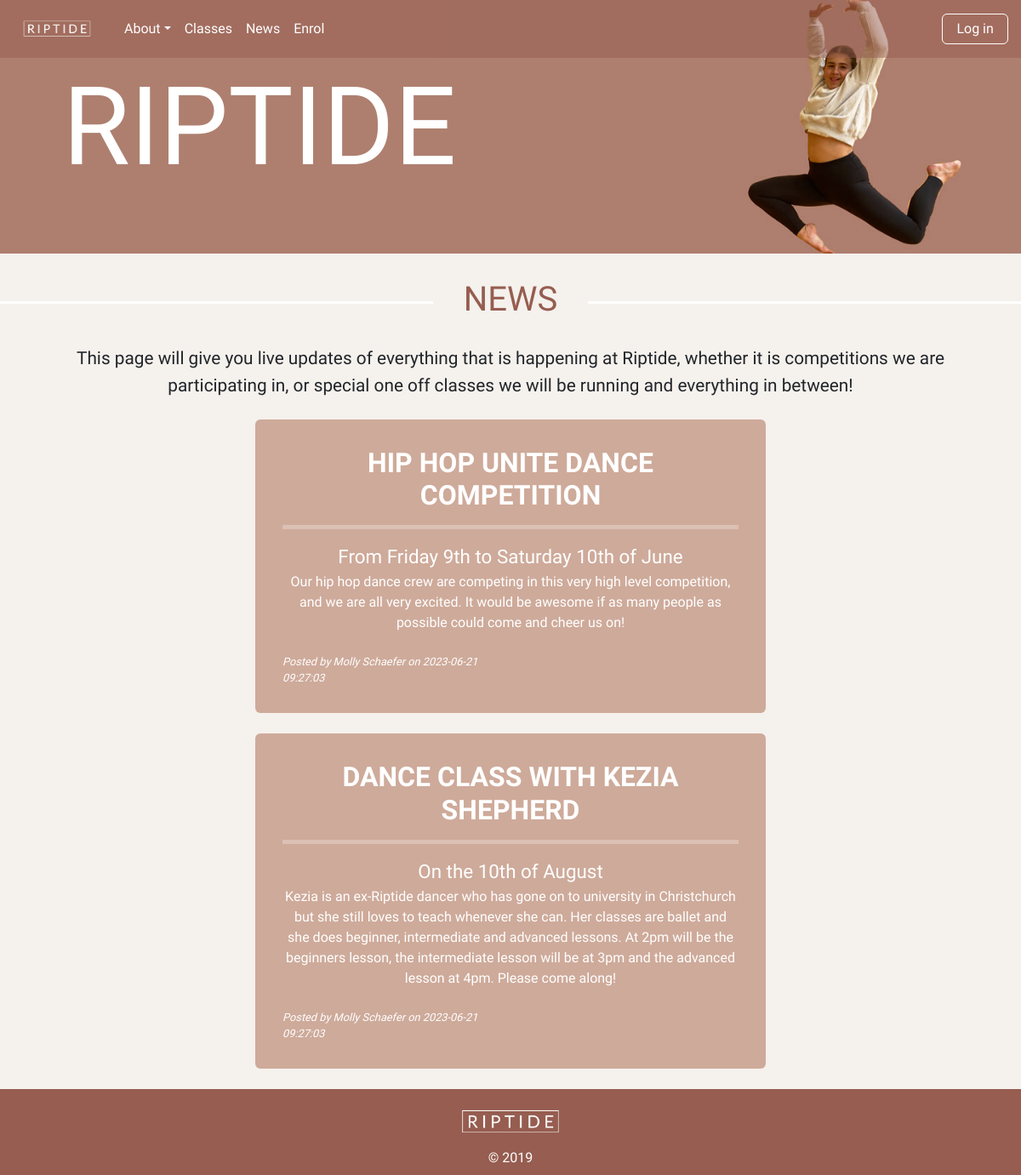
/news, run on an earlier commit of the app's database.
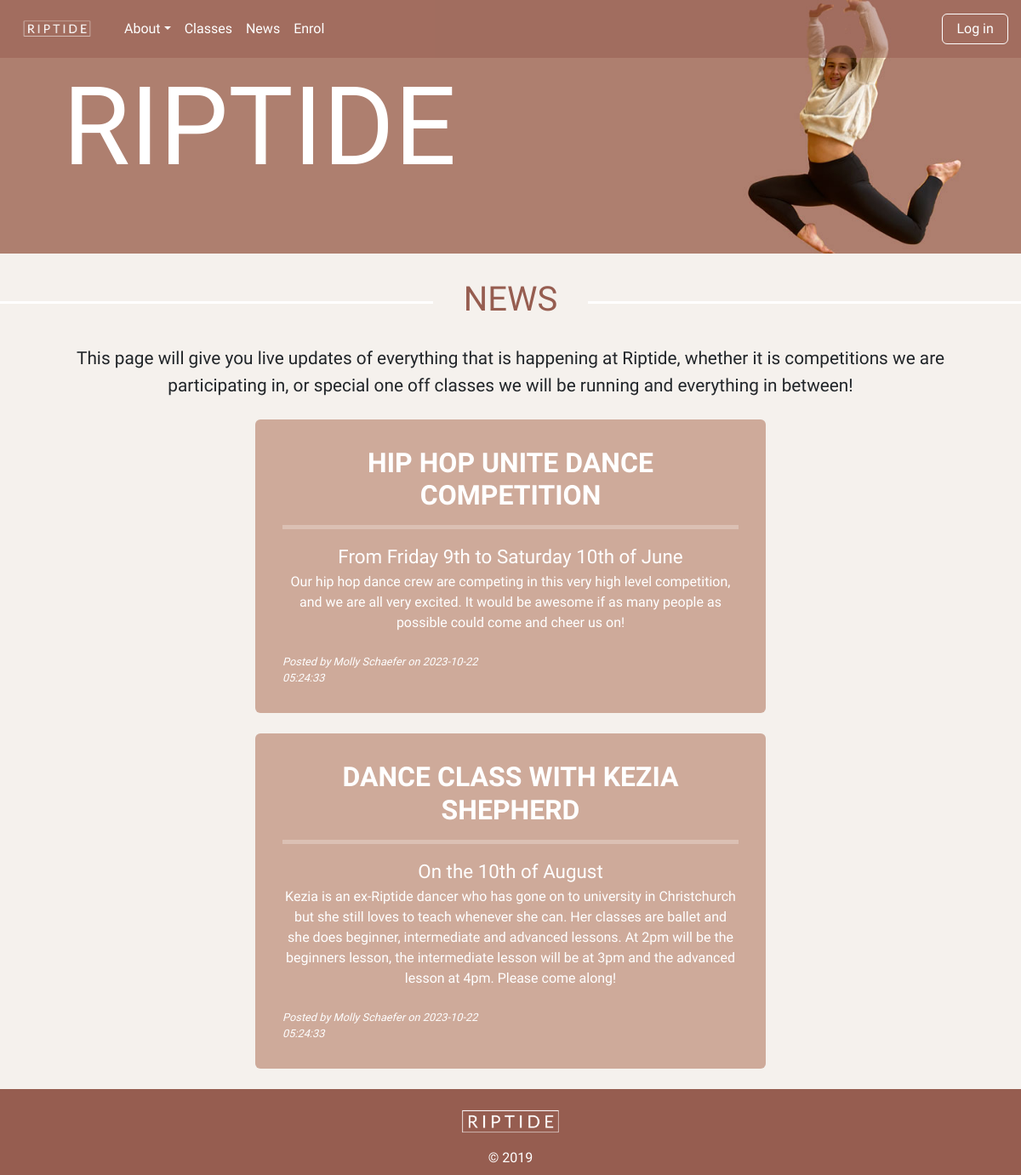
And on a later commit of the database.
### tables this page shows
CREATE TABLE news(
    news_id integer primary key autoincrement not null,
    title text not null unique,
    subtitle text not null unique,
    content text not null unique,
    newsdate date not null,
    member_id integer not null,
    foreign key(member_id) references member(member_id)
);

CREATE TABLE member(
    member_id integer primary key autoincrement not null,
    name text not null unique,
    email text not null unique,
    password text not null,
    authorisation integer not null
);

### server.py (the view)
@app.route('/news')
def news():
    sql = """select news.news_id, news.title, news.subtitle, news.content, news.newsdate, member.name
    from news
    join member on news.member_id= member.member_id
    order by news.newsdate desc;
    """
    result = run_search_query_tuples(sql, (), db_path, True)
    print(result)
    return render_template("news.html", news=result)

### db_functions.py (called while the page is built)
def run_search_query_tuples(sql_query,values_tuple, file_path, rowfactory=False):
    result = None
    try:
        db = sqlite3.connect(file_path)
        if rowfactory:
            db.row_factory = sqlite3.Row
        cursor = db.cursor()
        cursor.execute(sql_query,values_tuple)
        result = cursor.fetchall()
        cursor.close()
    except sqlite3.Error as error:
        print("Error running search query tuples: {}".format(error))
        return None
    db.close()
    if result is None:
        print("No search values were found")
    return result

### templates/news.html (shortened to what this page needs)
{% extends "layout.html" %}
{% block banner %}
static/images/molly_banner3.jpg
{% endblock %}
{% block content %}
<h1>NEWS</h1>
<p>This page will give you live updates of everything that is happening at Riptide, whether it is competitions we are participating in,
or special one off classes we will be running and everything in between! </p>
    <br>
{% for row in news %}
<div class="news rounded">
    <h4><b>{{row ['title']}}</b></h4>
    <hr>
    <div class="subtitle">{{row['subtitle']}}</div>
    <div class="news-text">{{row['content'] | replace("\n", "<br>") | safe}}</div>
<br>
    <div class="row">
    <div class="col-lg-6"><div class="news-subtext text-start">Posted by {{ row ['name']}} on {{ row ['newsdate'] }}</div></div>
    </div>
</div>
    <br>
{% endfor %}
{% endblock %}

What changed in the data, as far as the page shows it:
changed news "HIP HOP UNITE DANCE COMPETITION": newsdate "2023-06-21 09:27:03" → "2023-10-22 05:24:33"
changed news "DANCE CLASS WITH KEZIA SHEPHERD": newsdate "2023-06-21 09:27:03" → "2023-10-22 05:24:33"
